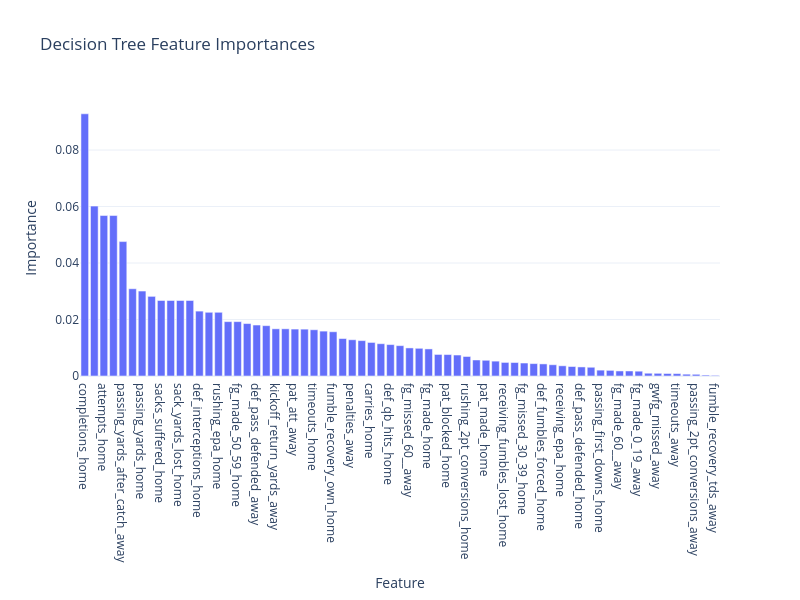

Notebook code for this chart:
### Code cell
plot_importance(dt_importance, 'Decision Tree Feature Importances')

### Figure 1 — Plotly figure (JSON) as saved in the notebook; plotly's stock layout.template omitted (floating-point values rounded to 4 significant figures)
{"data": [{"alignmentgroup": "True", "hovertemplate": "Feature=%{x}<br>Importance=%{y}<extra></extra>", "legendgroup": "", "marker": {"color": "#636efa", "pattern": {"shape": ""}}, "name": "", "offsetgroup": "", "orientation": "v", "showlegend": false, "textposition": "auto", "type": "bar", "x": ["completions_home", "passing_tds_home", "attempts_home", "passing_air_yards_home", "passing_yards_after_catch_away", "fg_made_distance_home", "passing_yards_home", "receiving_epa_away", "sacks_suffered_home", "sack_fumbles_home", "sack_yards_lost_home", "passing_interceptions_home", "def_interceptions_home", "fg_made_0_19_home", "rushing_epa_home", "pat_missed_home", "fg_made_50_59_home", "passing_cpoe_home", "def_pass_defended_away", "rushing_fumbles_lost_home", "kickoff_return_yards_away", "punt_returns_home", "pat_att_away", "gwfg_made_home", "timeouts_home", "gwfg_made_away", "fumble_recovery_own_home", "passing_2pt_conversions_home", "penalties_away", "fumble_recovery_opp_home", "carries_home", "carries_away", "def_qb_hits_home", "rushing_yards_away", "fg_missed_60__away", "def_fumbles_forced_away", "fg_made_home", "targets_home", "pat_blocked_home", "def_tackles_solo_away", "rushing_2pt_conversions_home", "def_sack_yards_home", "pat_made_home", "passing_cpoe_away", "receiving_fumbles_lost_home", "def_sack_yards_away", "fg_missed_30_39_home", "passing_epa_away", "def_fumbles_forced_home", "sack_fumbles_lost_away", "receiving_epa_home", "rushing_tds_home", "def_pass_defended_home", "def_qb_hits_away", "passing_first_downs_home", "receiving_fumbles_away", "fg_made_60__away", "rushing_yards_home", "fg_made_0_19_away", "rushing_2pt_conversions_away", "gwfg_missed_away", "fg_blocked_home", "timeouts_away", "pat_att_home", "passing_2pt_conversions_away", "fumble_recovery_tds_home", "fumble_recovery_tds_away"], "xaxis": "x", "y": [0.09283, 0.06015, 0.05681, 0.05681, 0.04759, 0.03089, 0.03008, 0.0282, 0.02673, 0.02673, 0.02673, 0.02673, 0.02297, 0.02256, 0.02256, 0.01925, 0.01925, 0.01857, 0.01805, 0.01783, 0.01671, 0.01671, 0.01661, 0.01659, 0.01637, 0.01589, 0.01566, 0.01326, 0.01283, 0.01253, 0.01188, 0.01144, 0.01112, 0.01074, 0.009943, 0.009807, 0.009586, 0.007632, 0.007595, 0.007426, 0.006913, 0.005677, 0.005571, 0.00526, 0.004804, 0.004772, 0.004592, 0.00439, 0.004284, 0.003988, 0.003616, 0.00336, 0.003208, 0.003095, 0.002075, 0.001995, 0.001786, 0.001777, 0.001702, 0.000985, 0.0009481, 0.0008902, 0.0008549, 0.000644, 0.0006006, 0.0003312, 0.0002291], "yaxis": "y"}], "layout": {"barmode": "relative", "height": 600, "legend": {"tracegroupgap": 0}, "title": {"text": "Decision Tree Feature Importances"}, "width": 800, "xaxis": {"anchor": "y", "autorange": true, "domain": [0, 1], "range": [-0.5, 66.5], "title": {"text": "Feature"}, "type": "category"}, "yaxis": {"anchor": "x", "autorange": true, "domain": [0, 1], "range": [0, 0.09772], "title": {"text": "Importance"}, "type": "linear"}}}
